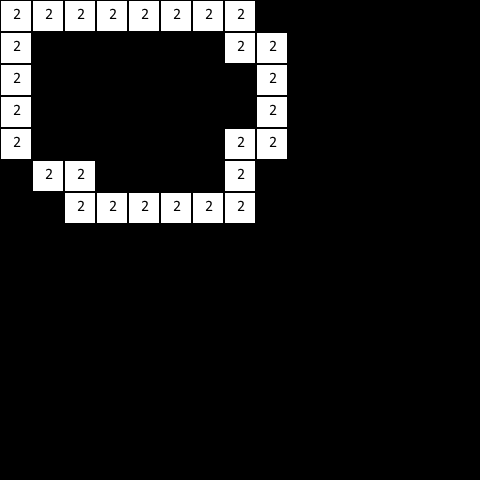

Rendered tile map (Tiled .tmx) drawn with the repository's tilesets; below, a short description and the full map source, tile grids included:
An orthogonal 15x15 tile map with 32x32 px tiles, 1 tile layer (main).

<map version="2017.05.26" orientation="orthogonal" renderorder="right-down" width="15" height="15" tilewidth="32" tileheight="32" nextobjectid="1">
 <tileset firstgid="1" name="32blocks" tilewidth="32" tileheight="32" tilecount="10" columns="10">
  <image source="32blocks.png" width="320" height="32" />
 </tileset>
 <layer name="main" width="15" height="15">
  <data encoding="csv">
2,2,2,2,2,2,2,2,0,0,0,0,0,0,0,
2,0,0,0,0,0,0,2,2,0,0,0,0,0,0,
2,0,0,0,0,0,0,0,2,0,0,0,0,0,0,
2,0,0,0,0,0,0,0,2,0,0,0,0,0,0,
2,0,0,0,0,0,0,2,2,0,0,0,0,0,0,
0,2,2,0,0,0,0,2,0,0,0,0,0,0,0,
0,0,2,2,2,2,2,2,0,0,0,0,0,0,0,
0,0,0,0,0,0,0,0,0,0,0,0,0,0,0,
0,0,0,0,0,0,0,0,0,0,0,0,0,0,0,
0,0,0,0,0,0,0,0,0,0,0,0,0,0,0,
0,0,0,0,0,0,0,0,0,0,0,0,0,0,0,
0,0,0,0,0,0,0,0,0,0,0,0,0,0,0,
0,0,0,0,0,0,0,0,0,0,0,0,0,0,0,
0,0,0,0,0,0,0,0,0,0,0,0,0,0,0,
0,0,0,0,0,0,0,0,0,0,0,0,0,0,0
</data>
 </layer>
</map>
